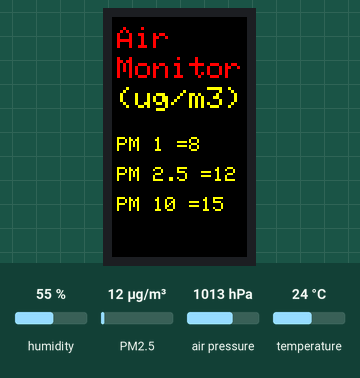
Bench run of a sketch on a simulated ESP8266 (NodeMCU). Parts: 135×240 colour display. The inputs (shaded band) are chosen by the test bench; at power-on: humidity 55 %, PM2.5 12 µg/m³, air pressure 1013 hPa, temperature 24 °C. WiFi joins after 1.5 s; servers stay silent unless stated; what the sketch prints to the serial monitor is not drawn.

Above: at 7.9 s.
8.0 s: humidity set to 22 %
At 10.2 s:
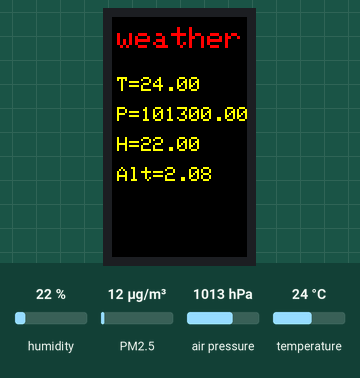
17.6 s: PM2.5 set to 6 µg/m³
At 21.8 s:
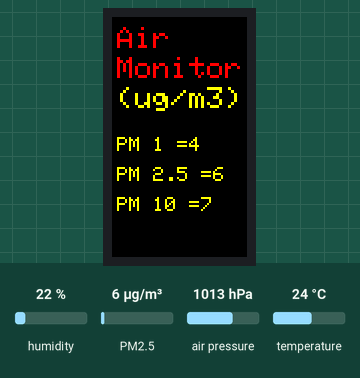
24.9 s: air pressure set to 952 hPa
At 31.0 s:
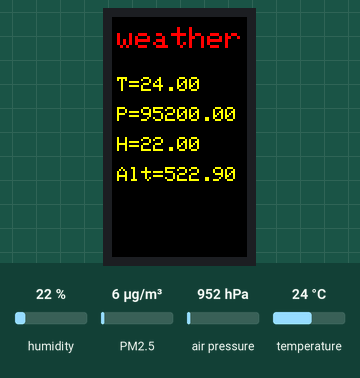
37.4 s: temperature set to 12 °C
At 38.4 s:
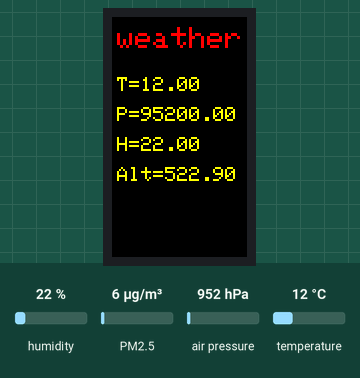
Timing chart, 0 to 40.4 s (numbered marks = the images above; inputs shaded):
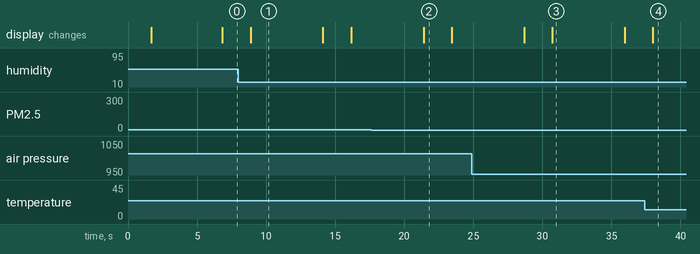

The sketch:

MonitoringData_On_Thingspeak.ino
```cpp
//This is the example code of display data on provided on-baord LCD as well as to send data on Thingspeak
//Developed by sbcomponents

#include <ESP8266WiFi.h>
#include <Arduino_GFX_Library.h>
#include "PMS.h"

PMS pms(Serial);
PMS::DATA data;

#include <Adafruit_Sensor.h>
#include <Adafruit_BME280.h>

#include <Wire.h>
#include <SPI.h>

#define SEALEVELPRESSURE_HPA (1013.25)

Adafruit_BME280 bme; // I2C

#if defined(DISPLAY_DEV_KIT)
Arduino_GFX *gfx = create_default_Arduino_GFX();
#else /* !defined(DISPLAY_DEV_KIT) */

//Arduino_DataBus *bus = create_default_Arduino_DataBus();

Arduino_DataBus *bus = new Arduino_ESP8266SPI(2 /* DC */, 15 /* CS */);
Arduino_GFX *gfx = new Arduino_ST7789(bus, 16 /* RST */, 0 /* rotation */, true /* IPS */,135 /* width */, 240 /* height */,53 /* col offset 1 */, 40 /* row offset 1 */,53 /* col offset 2 */, 40 /* row offset 2 */);
#endif /* !defined(DISPLAY_DEV_KIT) */
/*******************************************************************************
 * End of Arduino_GFX setting
 ******************************************************************************/
const char* ssid = " ";       //Enter your ssid name
const char* password = " ";  //Enter your password

String apiKey = "2KWL4NUT0MEA8I97";  //Enter your API key
const char* server = "api.thingspeak.com"; //Enter your server name

WiFiClient client;

void printWiFiStatus();

void setup(void)
{
  Serial.begin(9600);   // GPIO1, GPIO3 (TX/RX pin on ESP-12E Development Board)
    gfx->begin();
    gfx->fillScreen(BLACK);

#ifdef TFT_BL
    pinMode(TFT_BL, OUTPUT);
    digitalWrite(TFT_BL, HIGH);
#endif

    gfx->setCursor(10, 10);
    gfx->setTextColor(RED);
    gfx->setTextSize(2);
    gfx->println("Connecting.......");

  WiFi.begin(ssid, password);
  //server.begin();

   // Check if module is still connected to WiFi.
  if (WiFi.status() != WL_CONNECTED) {
    while (WiFi.status() != WL_CONNECTED) {
      delay(500);
    }
    // Print the new IP to Serial.
    printWiFiStatus();
  }
  //Serial1.begin(9600);  // GPIO2 (D4 pin on ESP-12E Development Board)
  Serial.println(F("BME280 test"));
  bool status;
  status = bme.begin(0x76);


////////////////////////////////////////
  //pmsaSer.begin(9600);
  //pmsaSer.println("  PMSA003 dust sensor");


    delay(5000); // 5 seconds
}

void loop()
{
  if (pms.read(data))
  {
    /*
    pmsaSer.print("PM 1.0 (ug/m3): ");
    pmsaSer.println(data.PM_AE_UG_1_0);
    //swSer.println(data.PM_AE_UG_1_0);

    pmsaSer.print("PM 2.5 (ug/m3): ");
    pmsaSer.println(data.PM_AE_UG_2_5);
    //swSer.println(data.PM_AE_UG_2_5);

    pmsaSer.print("PM 10.0 (ug/m3): ");
    pmsaSer.println(data.PM_AE_UG_10_0);
    //swSer.println(data.PM_AE_UG_1_0);
    pmsaSer.println();

    */
    gfx->setTextWrap(false);
    gfx->fillScreen(BLACK);
    gfx->setCursor(5, 10);
    gfx->setTextColor(RED);
    gfx->setTextSize(3);
    gfx->println("Air");


    gfx->setTextWrap(false);
    //tft.fillScreen(ST77XX_YELLOW);
    gfx->setCursor(5, 40);
    gfx->setTextColor(RED);
    gfx->setTextSize(3);
    gfx->println("Monitor");

    gfx->setTextWrap(false);
    //tft.fillScreen(ST77XX_YELLOW);
    gfx->setCursor(5, 70);
    gfx->setTextColor(YELLOW);
    gfx->setTextSize(3);
    gfx->println("(ug/m3)");


    gfx->setCursor(5, 120);
    gfx->setTextColor(YELLOW);
    gfx->setTextSize(2);
    gfx->println("PM 1 =" + String(data.PM_AE_UG_1_0));


    gfx->setCursor(5, 150);
    gfx->setTextColor(YELLOW);
    gfx->setTextSize(2);
    gfx->println("PM 2.5 =" + String(data.PM_AE_UG_2_5));


    gfx->setCursor(5, 180);
    gfx->setTextColor(YELLOW);
    gfx->setTextSize(2);
    gfx->println("PM 10 =" + String(data.PM_AE_UG_10_0));

    delay(2000);

    ////////////////////////////////////////////////////////////////////

    gfx->setTextWrap(false);
    gfx->fillScreen(BLACK);
    gfx->setCursor(5, 10);
    gfx->setTextColor(RED);
    gfx->setTextSize(3);
    gfx->println("weather");


    gfx->setCursor(5, 60);
    gfx->setTextColor(YELLOW);
    gfx->setTextSize(2);
    gfx->println("T=" + String(bme.readTemperature()));


    gfx->setCursor(5, 90);
    gfx->setTextColor(YELLOW);
    gfx->setTextSize(2);
    gfx->println("P=" + String(bme.readPressure()));


    gfx->setCursor(5, 120);
    gfx->setTextColor(YELLOW);
    gfx->setTextSize(2);
    gfx->println("H=" + String(bme.readHumidity()));


    gfx->setCursor(5, 150);
    gfx->setTextColor(YELLOW);
    gfx->setTextSize(2);
    gfx->println("Alt=" + String(bme.readAltitude(SEALEVELPRESSURE_HPA)));
    //delay(2000);


      if (client.connect(server,80))  // "184.106.153.149" or api.thingspeak.com
    {
        String postStr = apiKey;
        postStr +="&field4=";
        postStr += String(data.PM_AE_UG_1_0);
        postStr +="&field5=";
        postStr += String(data.PM_AE_UG_2_5);
        postStr +="&field6=";
        postStr += String(data.PM_AE_UG_10_0);
        //postStr +="&field4=";
        //postStr += String(air_quality);
        postStr +="&field1=";
        postStr += String(bme.readTemperature());
        postStr +="&field2=";
        postStr += String(bme.readHumidity());
        postStr +="&field3=";
        postStr += String(bme.readPressure());
        postStr += "\r\n\r\n";

        client.print("POST /update HTTP/1.1\n");
        client.print("Host: api.thingspeak.com\n");
        client.print("Connection: close\n");
        client.print("X-THINGSPEAKAPIKEY: "+apiKey+"\n");
        client.print("Content-Type: application/x-www-form-urlencoded\n");
        client.print("Content-Length: ");
        client.print(postStr.length());
        client.print("\n\n");
        client.print(postStr);
    }
    client.stop();
    delay(5000);

   }

}


void printWiFiStatus() {
  Serial.println("");
  Serial.print("Connected to ");
  Serial.println(ssid);
  Serial.print("IP address: ");
  Serial.println(WiFi.localIP());
  gfx->setTextWrap(false);
  gfx->fillScreen(BLACK);

  gfx->setCursor(5, 10);
  gfx->setTextColor(RED);
  gfx->setTextSize(2);
  gfx->println("CONNECTED");

  gfx->setCursor(5, 40);
  gfx->setTextColor(GREEN);
  gfx->setTextSize(2);
  gfx->println("IP ADDRESS");

  String ip = WiFi.localIP().toString();
  String ip1 = ip.substring(0,7);
  String ip2 = ip.substring(10,15);
  gfx->setCursor(5, 80);
  gfx->setTextColor(YELLOW);
  gfx->setTextSize(2);
  gfx->println(ip1);

  gfx->setCursor(5, 100);
  gfx->setTextColor(YELLOW);
  gfx->setTextSize(2);
  gfx->println(ip2);

  gfx->setCursor(5, 150);
  gfx->setTextColor(YELLOW);
  gfx->setTextSize(2);
  gfx->println("Connect PMS ");

  gfx->setCursor(2, 180);
  gfx->setTextColor(YELLOW);
  gfx->setTextSize(2);
  gfx->println("Jumpire Wires");

  gfx->setCursor(2, 210);
  gfx->setTextColor(YELLOW);
  gfx->setTextSize(2);
  gfx->println("To start");
  //i = i + 10;
  delay(100);
}
```

Measured:
- after the input at 8.0 s, the display: changes after 0.88 s (image 1)
- after the input at 17.6 s, the display: changes after 3.8 s (image 2)
- after the input at 24.9 s, the display: first differs from a run without the input after 5.8 s (image 3)
- after the input at 37.4 s, the display: changes after 0.61 s (image 4)
- what the display in image 1 shows lasts 5.2 s, from 8.9 s to 14.1 s
- what the display in image 2 shows lasts 2.0 s, from 21.4 s to 23.4 s
